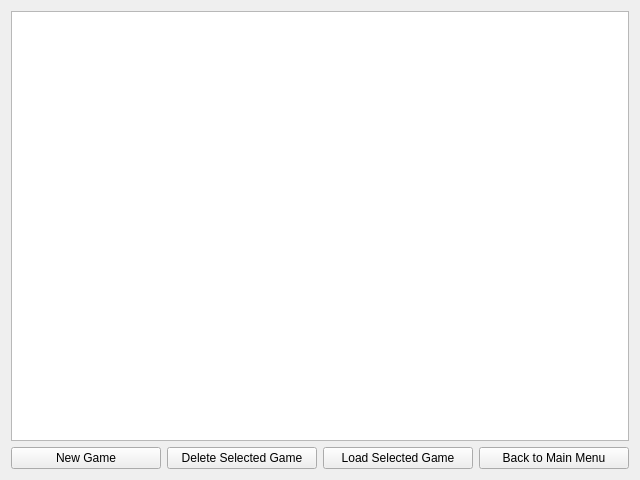
<?xml version="1.0" encoding="UTF-8"?>
<ui version="4.0">
 <class>SinglePlayerMenu</class>
 <widget class="QWidget" name="SinglePlayerMenu">
  <property name="geometry">
   <rect>
    <x>0</x>
    <y>0</y>
    <width>640</width>
    <height>480</height>
   </rect>
  </property>
  <property name="windowTitle">
   <string>Form</string>
  </property>
  <layout class="QGridLayout" name="gridLayout">
   <item row="0" column="0" colspan="4">
    <widget class="QListWidget" name="GamesWidget"/>
   </item>
   <item row="1" column="0">
    <widget class="QPushButton" name="NewGameButton">
     <property name="text">
      <string>New Game</string>
     </property>
    </widget>
   </item>
   <item row="1" column="1">
    <widget class="QPushButton" name="DeleteGameButton">
     <property name="text">
      <string>Delete Selected Game</string>
     </property>
    </widget>
   </item>
   <item row="1" column="2">
    <widget class="QPushButton" name="LoadGameButton">
     <property name="text">
      <string>Load Selected Game</string>
     </property>
    </widget>
   </item>
   <item row="1" column="3">
    <widget class="QPushButton" name="MainMenuButton">
     <property name="text">
      <string>Back to Main Menu</string>
     </property>
    </widget>
   </item>
  </layout>
 </widget>
 <resources/>
 <connections/>
</ui>
